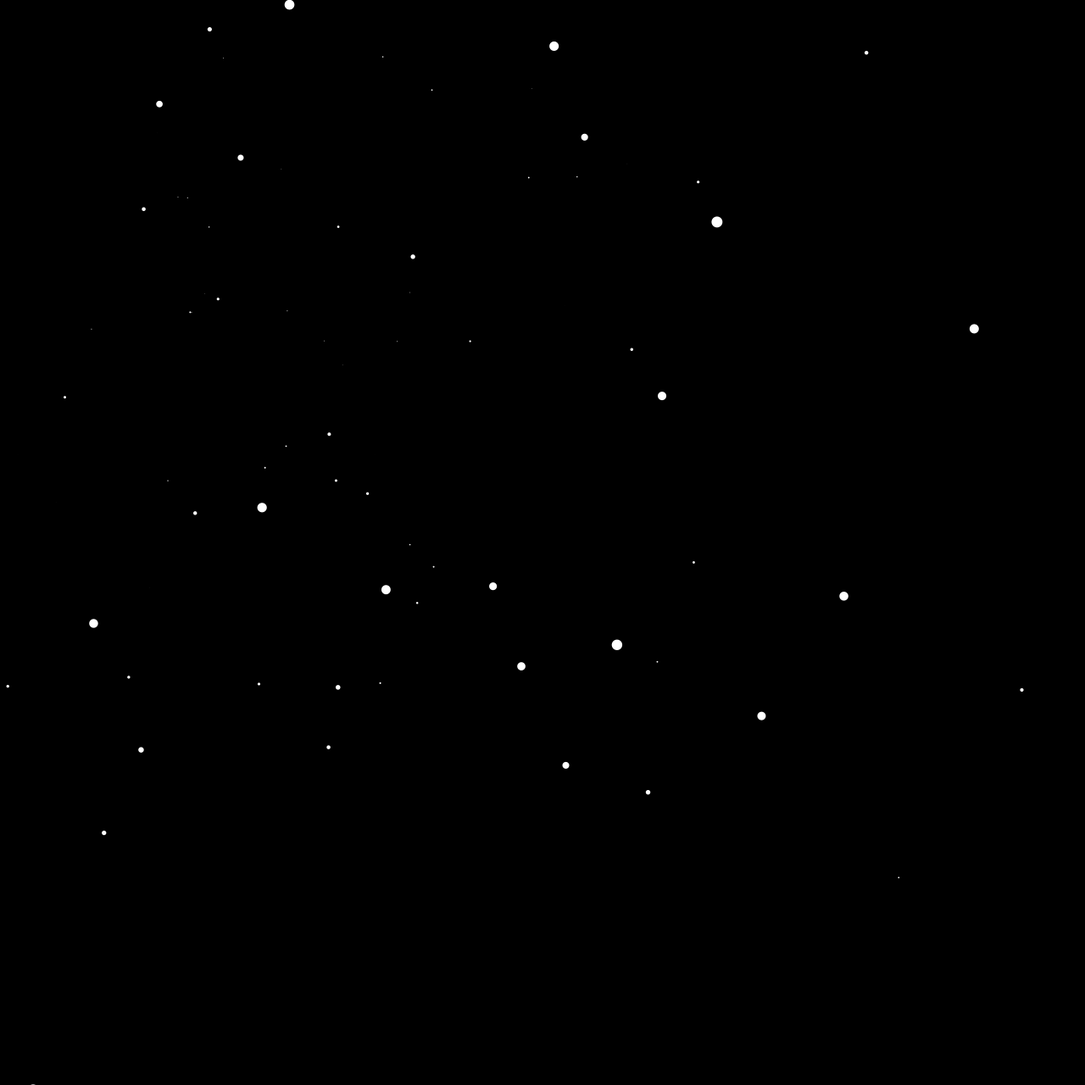
Frame 1 (no input)
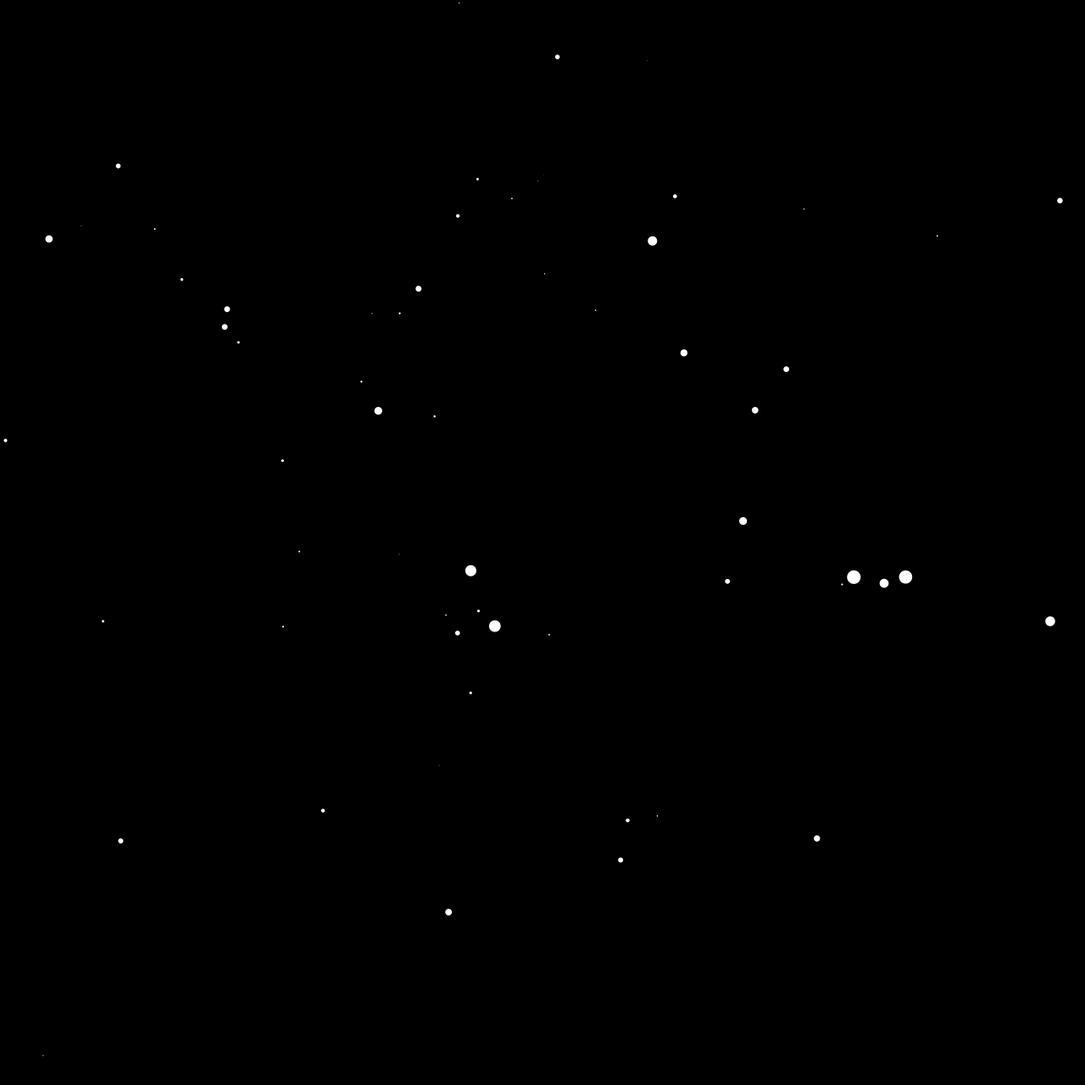
Frame 60 (the mouse pressed at the canvas centre just before this capture)
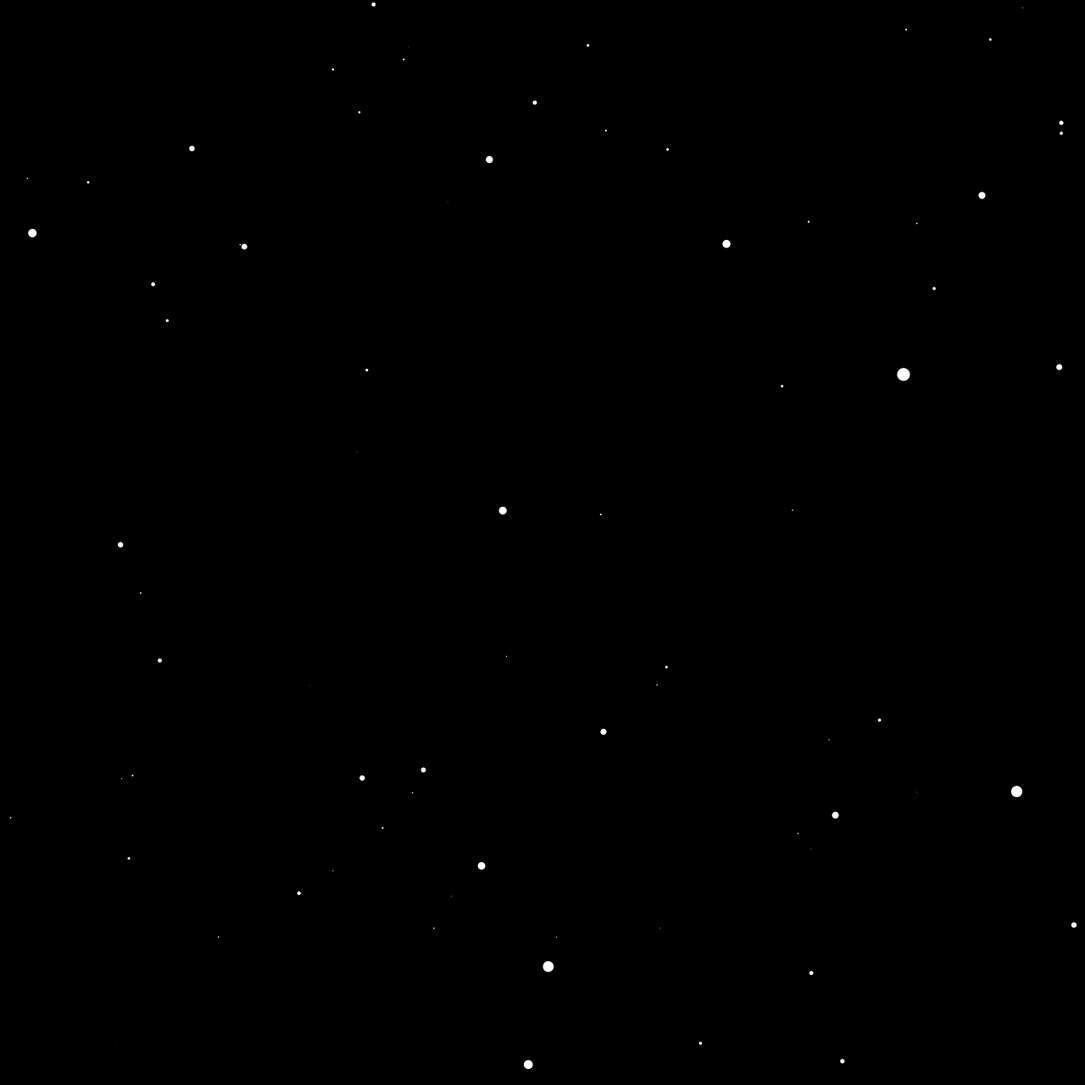
Frame 120 (the mouse held since frame 60 and released just before this capture)

The Processing sketch that drew these frames (run headless with seeded random() and noise(); from frame 60 on, the mouse is pressed at the canvas centre):

// Processing sketch: MacVittie_Homework7
// ── MacVittie_Homework7.pde
// code adapted from 
// https://github.com/CodingTrain/website/tree/master/CodingChallenges/CC_001_StarField/Processing/CC_001_StarField

class Star
{
  float x;
  float y;
  float z;
  float pz; // prev z
  float speed;
  float origSpeed;
  float size;
  
  float relSpeed;
  
  Star()
  {
    relSpeed = 0;
    setVars();
  }
  
  void setVars()
  {
    z = random(width/2);
    x = random(-width/2, width/2);
    y = random(-height/2, height/2);
    speed = random(1, 32);
    
    origSpeed = speed;
    
    if(relSpeed > 0)
    {
      for(int i = 0; i < relSpeed; i++)
      {
        speed *= 1.1;
      }
    }
    else if(relSpeed < 0)
    {
      for(int i = 0; i > relSpeed; i--)
      {
        speed *= .9;
      }
    }
    
    size = random(-2, 24);
    pz = z;
  }
  
  void changeSpeed(int d)
  {
    if(d < 0)
    {
      speed *= .9;
      relSpeed--;
    }
    else if(d > 0)
    {
      speed *= 1.1;
      relSpeed++;
    }
    else if(d == 0)
    {
      speed = origSpeed;
      relSpeed = 0;
    }
  }
  
  void update()
  {
    z = z - speed;
    
    if(z < 1)
    {
      setVars();
    }
    
    if(size >= 1)
    {
      show();
    }
  }
  
  void show()
  {
    fill(255);
    noStroke();
    
    float sx = map(x/z, 0, 1, 0, width/2);
    float sy = map(y/z, 0, 1, 0, height/2);
    
    float r = map(z, 0, width/2, size, 0);
    ellipse(sx, sy, r, r);
    
    pz = z;
  }
}

class StarField
{
  Star[] stars;
  int numStars;
  
  StarField(int i)
  {
    numStars = i;
    stars = new Star[i];
    
    init();
  }
  
  void init()
  {
    for(int i = 0; i < numStars; i++)
    {
      stars[i] = new Star();
    }
  }
  
  void update()
  {
    for(int i = 0; i < numStars; i++)
    {
      stars[i].update();
    }
  }
  
  void changeSpeed(int d)
  {
    println(stars[0].speed);
    
    for(int i = 0; i < numStars; i++)
    {
      stars[i].changeSpeed(d);
    }
  }
}

StarField field;

void setup()
{
  size(1280, 1280);
  
  field = new StarField((int)random(300, 600));
}

void draw()
{
  background(0);
  
  translate(mouseX, mouseY);
  
  field.update();
}

void mousePressed() 
{
  field = new StarField((int)random(300, 600));
}

void keyPressed()
{
  if(key == CODED)
  {
    if(keyCode == UP)
    {
      field.changeSpeed(1);
    }
    else if(keyCode == DOWN)
    {
      field.changeSpeed(-1);
    }
  }
  else if(key == ENTER)
  {
    field.changeSpeed(0);
  }
}
